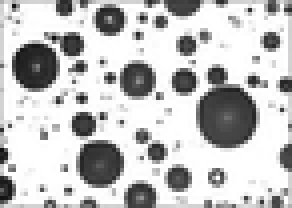
%> input picture lab06/images/enamel.tif, 73 x 52 px, shrunk from 266 x 189 before the run (shown 4 times larger)
$ octave particle_sizing.m   (GNU Octave 9; MATLAB toolbox functions it lacks are replaced by stand-ins)
%> lines starting %> are read from the running program, lines starting %| are printed output that depends on the picture; in (x1, y1, x2, y2) boxes, pixels count from 0 and x2, y2 are one past the last pixel; in counts of white or black regions, pixels touching at a corner belong together; the program's own positions count from 1
clear all; close all;

A=im2double(imread('images/enamel.tif'));
%> A: size 52x73x3 double; min 0.051, max 1, mean 0.764
figure(1),imshow(A);                                %Read in image and display
pause(2);
bw=~im2bw(A,0.35); bw = imfill(bw,'holes');         %Threshold and fill in holes
%> after `bw=~im2bw(A,0.35)`:
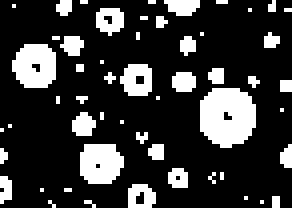
%> bw: size 52x73 logical (shown 4 times larger); 21.1% white; 54 white regions (43 under 20 px), largest, box (x1, y1, x2, y2) and area: (50, 22, 64, 37) 169, (3, 11, 14, 22) 98, (20, 36, 31, 46) 92
%> after `bw = imfill(bw,'holes')`:
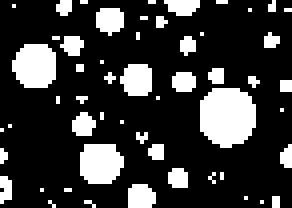
%> bw: size 52x73 logical (shown 4 times larger); 21.6% white; 54 white regions (43 under 20 px), largest, box (x1, y1, x2, y2) and area: (50, 22, 64, 37) 172, (3, 11, 14, 22) 101, (20, 36, 31, 46) 93
figure(2),imshow(bw);                               %Display resulting binary image
pause(2);

[L,num_0]=bwlabel(bw);                              %Label and count number of objects
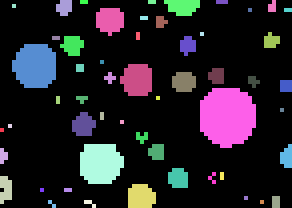
%> L: size 52x73 double (shown 4 times larger); 55 distinct labels, from 0 to 54; one colour per label, 0 black
%> num_0 = 54
                                                    %in binary image
se=strel('disk',2);                                 %Define structuring element, radius=2
count =0;                                           %Set number of erosions = 0
num=num_0;                                          %initialise number of objects in image
%> num = 54

while num>0                                         %Begin iterative erosion
count=count+1
    bw=imerode(bw,se);                              %Erode
    [L,num]=bwlabel(bw);                            %Count and label objects
    P(count)=num_0-num;                             %Build discrete distribution
    figure(2); imshow(bw); drawnow;                 %Display eroded binary image
    pause(0.2);
end
%> this loop made 4 passes
%> num on passes 1 to 4: 12, 3, 1, 0
%> pass 1, `bw=imerode(bw,se);`:
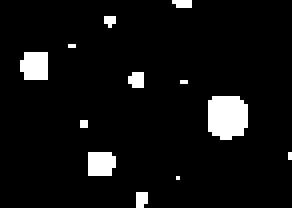
%> bw: size 52x73 logical (shown 4 times larger); 6.1% white; 12 white regions (9 under 20 px), largest, box (x1, y1, x2, y2) and area: (52, 24, 62, 35) 96, (5, 13, 12, 20) 45, (22, 38, 29, 44) 39
%> pass 1, `[L,num]=bwlabel(bw);`:
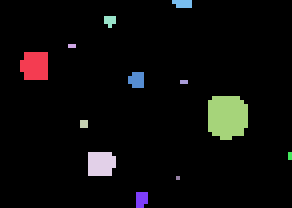
%> L: size 52x73 double (shown 4 times larger); 13 distinct labels, from 0 to 12; one colour per label, 0 black
%> pass 2, `bw=imerode(bw,se);`:
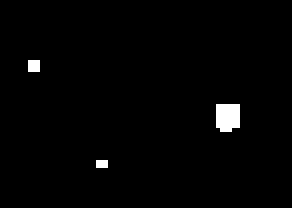
%> bw: size 52x73 logical (shown 4 times larger); 1.4% white; 3 white regions (2 under 20 px), largest, box (x1, y1, x2, y2) and area: (54, 26, 60, 33) 39
%> after the loop: bw: size 52x73 logical; every value is 0
%> after the loop, P = [42 51 53 54]

figure,subplot(1,2,1),plot(0:count,[0 P],'ro');     %Plot Cumulative distribution
axis square;axis([0 count 0 max(P)]);               %Force square axis
xlabel('Size'); ylabel('Particles removed')         %Label axes
subplot(1,2,2),plot(diff([0 P]),'k*'); axis square; %Plot estimated size density function
%> after `axis square`:
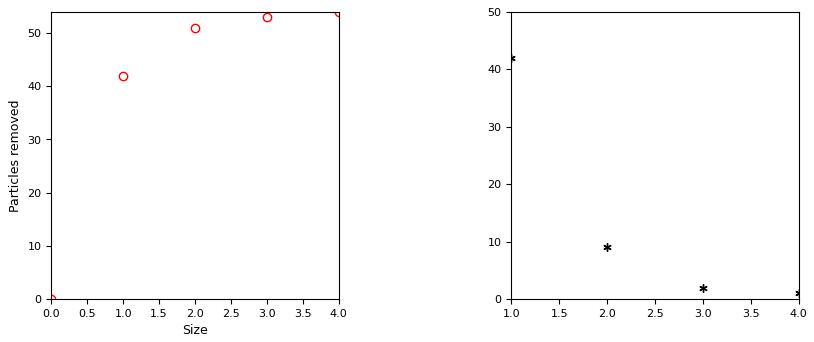
%> figure redrawn from the program's plot data, 2 panels

$ run again, with lab06/images/circbw.tif copied over lab06/images/enamel.tif
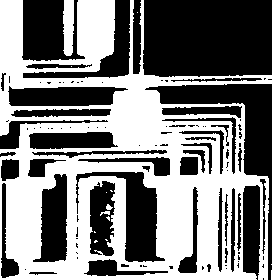
%> input picture lab06/images/circbw.tif, 272 x 280 px
%> A: size 280x272 double; values 0 (black) and 1 (white), 48.9% white; 14 white regions (10 under 20 px), largest, box (x1, y1, x2, y2) and area: (0, 0, 272, 280) 36579, (63, 0, 74, 56) 543, (106, 204, 113, 210) 27, (100, 211, 110, 216) 27
%> num_0 = 104
%> the loop `while num>0` made 38 passes
%> num on passes 1 to 8: 40, 19, 18, 17, 9, 12, 4, 3
%> pass 1, `[L,num]=bwlabel(bw);`:
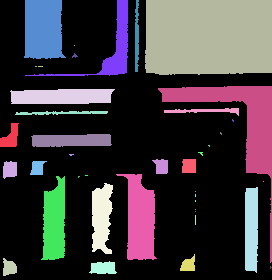
%> L: size 280x272 double; 41 distinct labels, from 0 to 40; one colour per label, 0 black
%> after the loop `while num>0`: P = 38 values, max 104 at index 38, min 64 at index 1, mean 99.71
%> `axis square`:
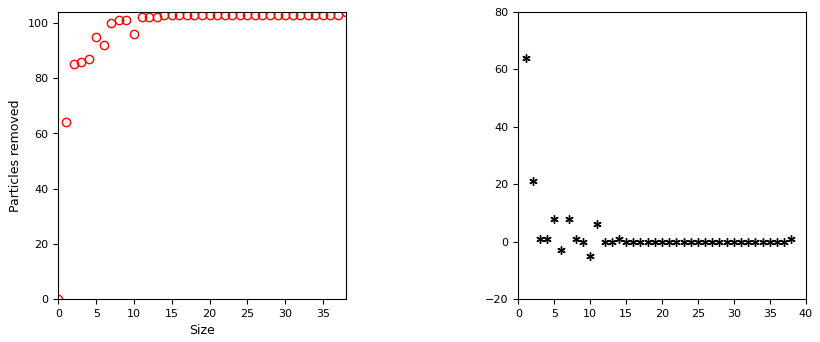
%> figure redrawn from the program's plot data, 2 panels; panel 1: highest point at x = 38, y = 104; panel 2: highest point at x = 1, y = 64
